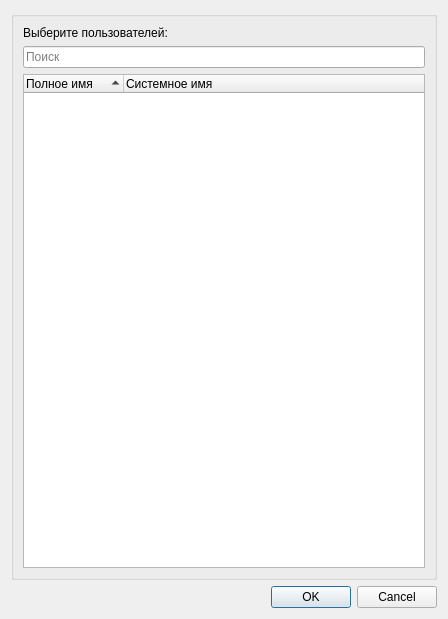
<?xml version="1.0" encoding="UTF-8"?>
<ui version="4.0">
    <class>SelectUser</class>
    <widget class="QDialog" name="SelectUser">
        <property name="geometry">
            <rect>
                <x>0</x>
                <y>0</y>
                <width>448</width>
                <height>619</height>
            </rect>
        </property>
        <property name="windowTitle">
            <string>Добавить пользователей</string>
        </property>
        <layout class="QGridLayout" name="gridLayout">
            <item row="0" column="0">
                <widget class="QGroupBox" name="groupBox">
                    <property name="title">
                        <string/>
                    </property>
                    <layout class="QGridLayout" name="gridLayout_2">
                        <item row="2" column="0">
                            <widget class="QTreeWidget" name="treeWidget">
                                <property name="selectionMode">
                                    <enum>QAbstractItemView::SelectionMode::MultiSelection</enum>
                                </property>
                                <property name="sortingEnabled">
                                    <bool>true</bool>
                                </property>
                                <column>
                                    <property name="text">
                                        <string>Полное имя</string>
                                    </property>
                                </column>
                                <column>
                                    <property name="text">
                                        <string>Системное имя</string>
                                    </property>
                                </column>
                            </widget>
                        </item>
                        <item row="0" column="0">
                            <widget class="QLabel" name="label">
                                <property name="text">
                                    <string>Выберите пользователей:</string>
                                </property>
                            </widget>
                        </item>
                        <item row="1" column="0">
                            <widget class="QLineEdit" name="lineEdit">
                                <property name="placeholderText">
                                    <string>Поиск</string>
                                </property>
                            </widget>
                        </item>
                    </layout>
                </widget>
            </item>
            <item row="1" column="0">
                <widget class="QDialogButtonBox" name="buttonBox">
                    <property name="orientation">
                        <enum>Qt::Orientation::Horizontal</enum>
                    </property>
                    <property name="standardButtons">
                        <set>QDialogButtonBox::StandardButton::Cancel|QDialogButtonBox::StandardButton::Ok</set>
                    </property>
                </widget>
            </item>
        </layout>
    </widget>
    <resources/>
    <connections>
        <connection>
            <sender>buttonBox</sender>
            <signal>accepted()</signal>
            <receiver>SelectUser</receiver>
            <slot>accept()</slot>
            <hints>
                <hint type="sourcelabel">
                    <x>248</x>
                    <y>254</y>
                </hint>
                <hint type="destinationlabel">
                    <x>157</x>
                    <y>274</y>
                </hint>
            </hints>
        </connection>
        <connection>
            <sender>buttonBox</sender>
            <signal>rejected()</signal>
            <receiver>SelectUser</receiver>
            <slot>reject()</slot>
            <hints>
                <hint type="sourcelabel">
                    <x>316</x>
                    <y>260</y>
                </hint>
                <hint type="destinationlabel">
                    <x>286</x>
                    <y>274</y>
                </hint>
            </hints>
        </connection>
    </connections>
</ui>
